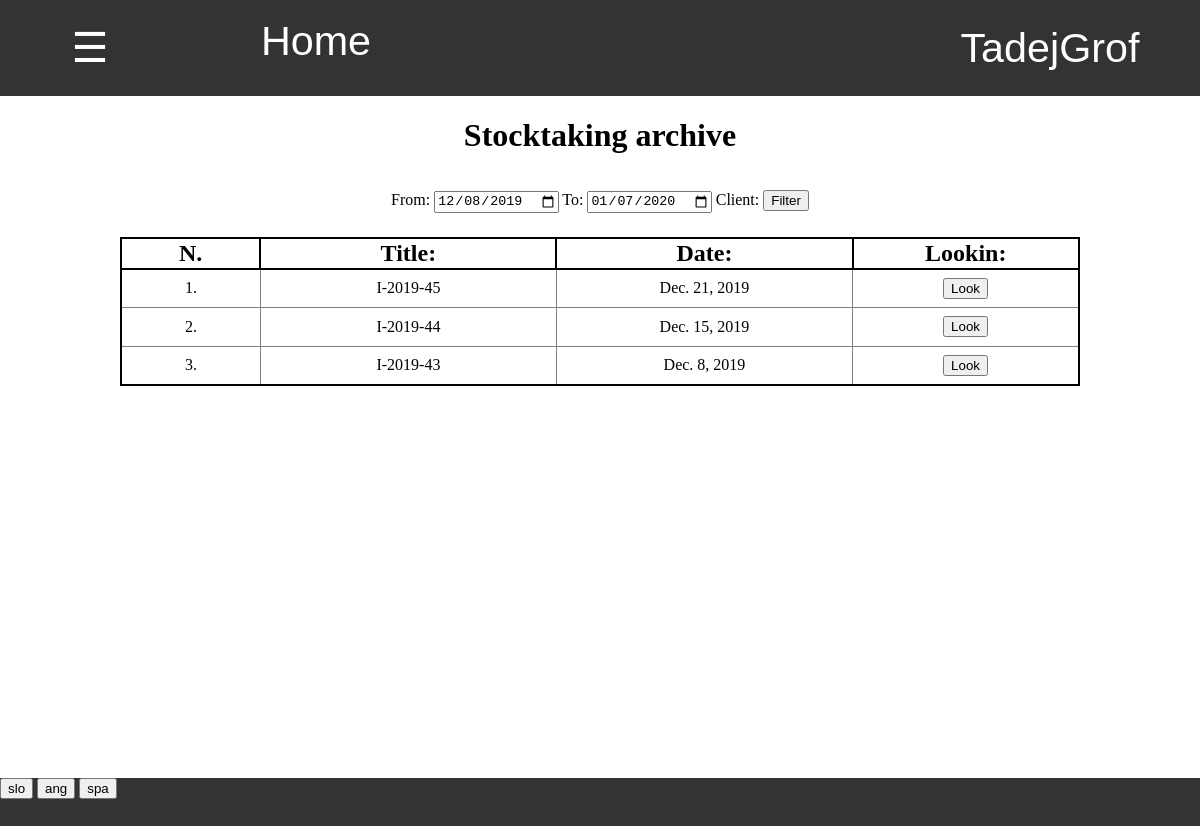
/zaloga/inventura/arhiv/ (signed in), run on an earlier commit of the app's database.
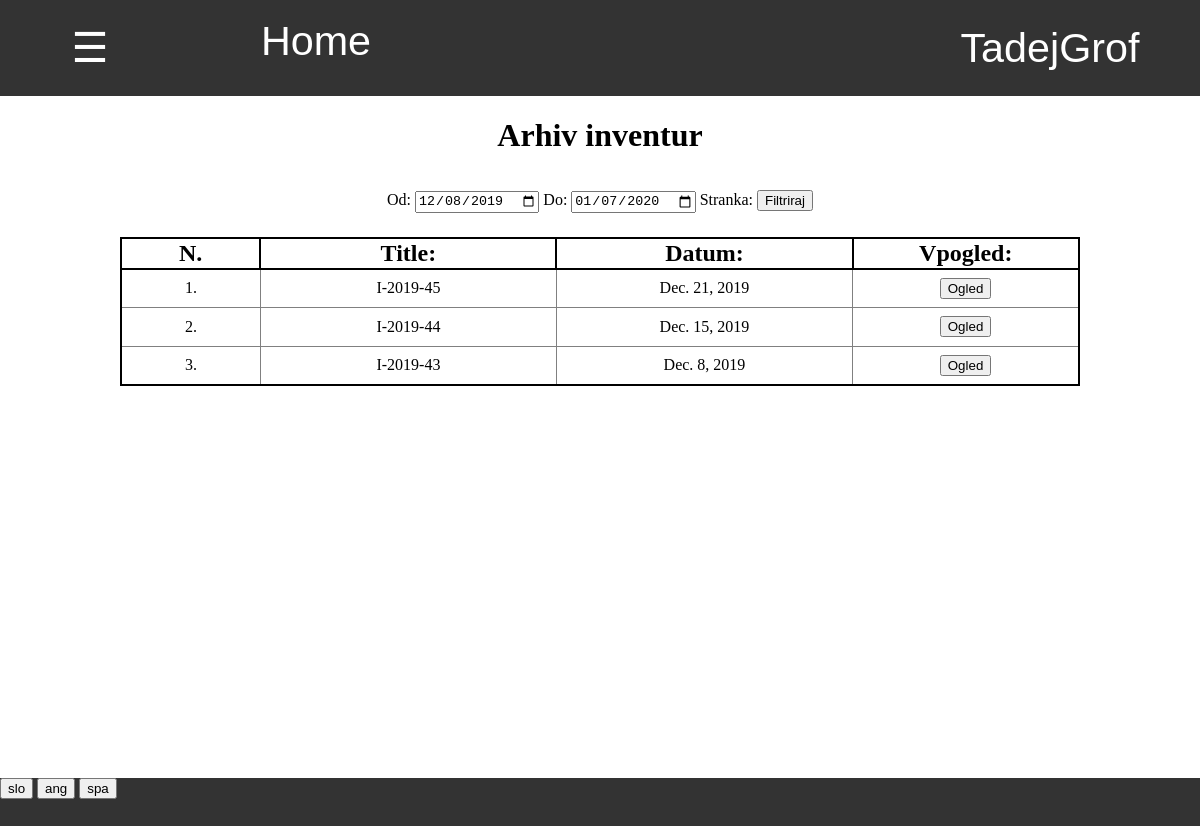
And on a later commit of the database.
### program/models.py (models this page shows)
class Profil(models.Model):
    user = models.OneToOneField(User,on_delete=models.CASCADE)
    jezik =  models.CharField(default="spa",max_length=3, choices=JEZIKI)

### zaloga/views.py (the view)
# urls.py: path('arhiv/', views.arhiv, name='arhiv_baz'),
@login_required
def arhiv(request, tip_baze):
    if request.method == "GET":
        danes = datetime.date.today().strftime('%Y-%m-%d')
        pred_mescem =  (datetime.date.today() - datetime.timedelta(days=30)).strftime('%Y-%m-%d')
        zacetek = request.GET.get('zacetek', pred_mescem)
        konec = request.GET.get('konec', danes)
        stranke = Stranka.objects.all()
        stranka = None
        if tip_baze == "dnevna_prodaja":
            baze = Dnevna_prodaja.objects.filter(datum__gte=zacetek, datum__lte=konec).prefetch_related('baza_set').order_by('-datum')
        else:
            baze = Baza.objects.filter(tip=tip_baze,status='veljavno',datum__gte=zacetek, datum__lte=konec).prefetch_related('vnos_set','stranka').order_by('-datum','-cas')
            stranka = request.GET.get('stranka','all')
            if tip_baze == "vele_prodaja" and stranka != "all":
                stranka = int(stranka)
                baze = baze.filter(stranka__id = stranka)
        return pokazi_stran(request, 'zaloga/arhiv_baz.html', {'baze': baze, 'tip': tip_baze,'zacetek':zacetek,'konec':konec,'stranka':stranka,'stranke':stranke})

### program/models.py (called while the page is built)
    @property
    def vrni_jezike(self):
        return JEZIKI

### zaloga/templatetags/zaloga_exstras.py (called while the page is built)
@register.filter
def keyvalue(dict, key):
    return dict[key]

### zaloga/views.py (called while the page is built)
def vrni_slovar(request):
    with open('slovar.json') as dat:
        slovar = json.load(dat)
    return slovar

def pokazi_stran(request, html, baze={}):
    slovar = {'prodaja':prodaja, 'zaloga':zaloga,'program':program,'slovar':vrni_slovar(request),'jezik':request.user.profil.jezik}
    slovar.update(baze)
    return render(request, html, slovar)

### zaloga/templates/zaloga/arhiv_baz.html (shortened to what this page needs)
{% extends 'program/base.html' %}
{% load zaloga_exstras %}
{% block content %}
<h1>
{% if tip == 'prevzem' %}
    {{slovar|keyvalue:'Arhiv prevzemov'|keyvalue:jezik}}
{% elif tip == 'odpis' %}
    {{slovar|keyvalue:'Arhiv odpisov'|keyvalue:jezik}}
{% elif tip == 'inventura' %}
    {{slovar|keyvalue:'Arhiv inventur'|keyvalue:jezik}}
{% elif tip == 'vele_prodaja' %}
    {{slovar|keyvalue:'Arhiv vele prodaj'|keyvalue:jezik}}
{% elif tip == 'dnevna_prodaja' %}
    {{slovar|keyvalue:'Arhiv dnevnih prodaj'|keyvalue:jezik}}
{% endif %}
</h1>
<div class="filter" style="margin-top:3%">
    <form action="{% url 'arhiv_baz' tip %}" method="GET">
        {{slovar|keyvalue:'Od'|keyvalue:jezik}}: <input type="date" value="{{zacetek}}" name="zacetek">
        {{slovar|keyvalue:'Do'|keyvalue:jezik}}: <input type="date" value="{{konec}}" name="konec">
        {{slovar|keyvalue:'Stranka'|keyvalue:jezik}}:
        <input type="submit" value="{{slovar|keyvalue:'Filtriraj'|keyvalue:jezik}}">
    </form>
</div>
<div class="table">
    {% if tip == "vele_prodaja" %}
    <table class="tabela_vnosov">
        <tr class="header">
            <th width="15%">{{slovar|keyvalue:'Faktura'|keyvalue:jezik}}:</th>
            <th width="15%">{{slovar|keyvalue:'Stranka'|keyvalue:jezik}}:</th>
            <th width="35%">{{slovar|keyvalue:'Datum'|keyvalue:jezik}}:</th>
            <th width="25%">{{slovar|keyvalue:'Skupna cena'|keyvalue:jezik}}:</th>
            <th width="15%">{{slovar|keyvalue:'Ogled'|keyvalue:jezik}}</th>
        </tr>
        {% for baza in baze %}
            <tr>
                <td> {{baza.title}} </td>
                <td> {{baza.stranka.ime}} </td>
                <td> {{baza.datum}} </td>
                <td> {{baza.skupna_cena}} $</td>
                <td>
                    <form action="{% url 'baza' 'vele_prodaja' baza.pk %}" method="GET">
                        <input type="submit" value="{{slovar|keyvalue:'Ogled'|keyvalue:jezik}}">
                    </form>
                </td>
            </tr>
        {% endfor %}
    </table>
    {% else %}
    <table class="tabela_vnosov">
        <tr class="header">
            <th width="8%"> N. </th>
            <th width="17%"> {{slovar|keyvalue:'Title'|keyvalue:jezik}}: </th>
            <th width="17%"> {{slovar|keyvalue:'Datum'|keyvalue:jezik}}: </th>
            <th width="13%"> {{slovar|keyvalue:'Vpogled'|keyvalue:jezik}}: </th>
        </tr>
        {% for baza in baze %}
        <tr>
            <td> {{forloop.counter}}. </td>
            <td> {{baza.title}} </td>
            <td> {{baza.datum}} </td>
            <td>
                <form action="{% url 'baza' tip baza.pk %}" method="GET">
                    <input type="submit" value="{{slovar|keyvalue:'Ogled'|keyvalue:jezik}}">
                </form>
            </td>
        </tr>
        {% endfor %}
    </table>
    {% endif %}
</div>
{% endblock %}

What changed in the data, as far as the page shows it:
changed Profil "Title": jezik "Stocktaking archive" → "Arhiv inventur"; jezik "From" → "Od"; jezik "To" → "Do"; jezik "Client" → "Stranka"; jezik "Filter" → "Filtriraj"; jezik "Date" → "Datum"; jezik "Lookin" → "Vpogled"; jezik "Look" → "Ogled"
